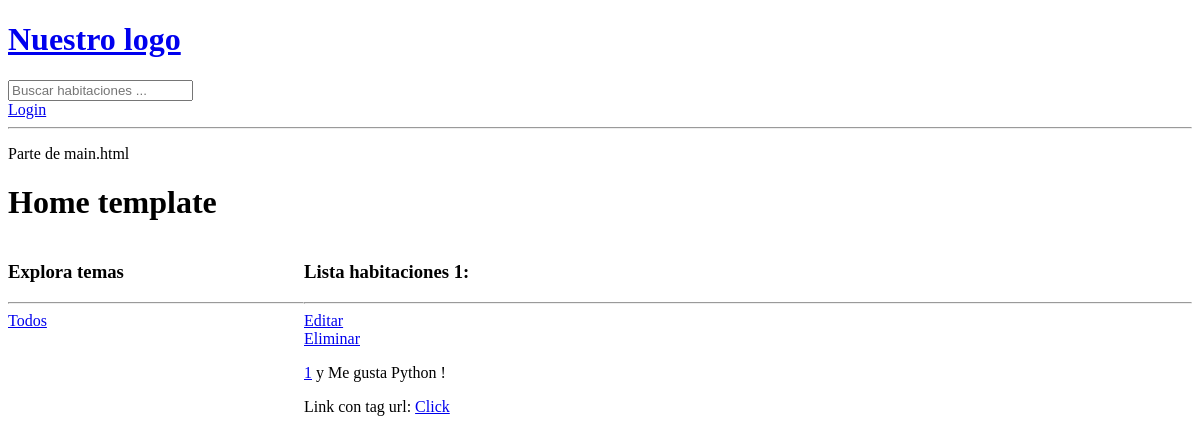
The app's page /, older data.
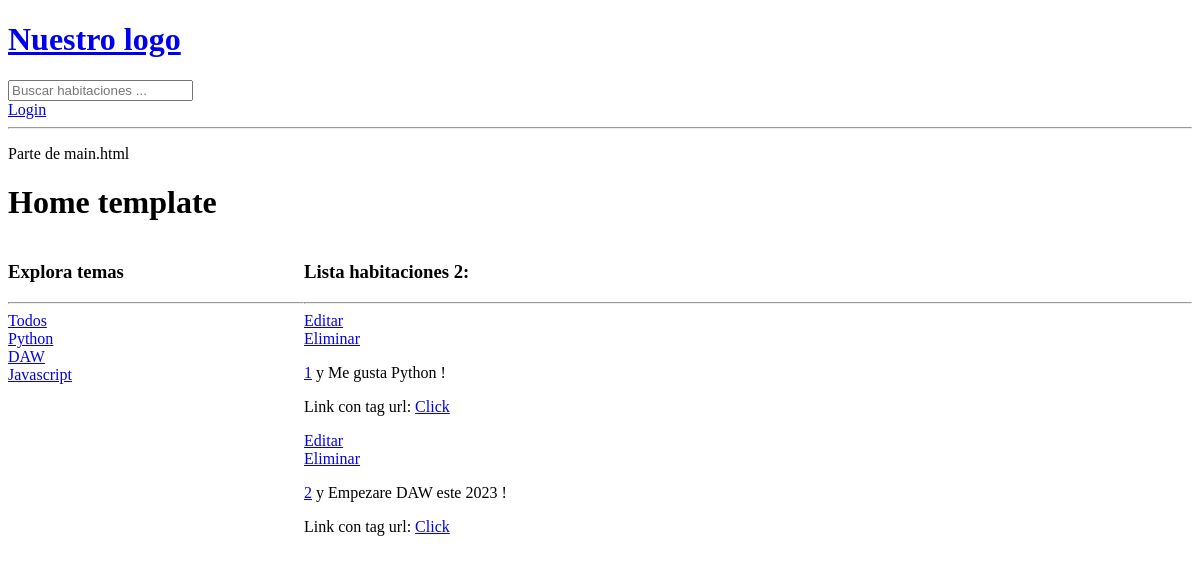
The same page, newer data.
### base/models.py (models this page shows, shortened)
class Habitacion(models.Model):
    host = models.ForeignKey(User, on_delete=models.SET_NULL, null=True)
    tema = models.ForeignKey(Tema, on_delete=models.SET_NULL, null=True)
    nombre = models.CharField(max_length=200)
    descripcion = models.TextField(null=True, blank=True)
    updated = models.DateTimeField(auto_now=True)
    creado = models.DateTimeField(auto_now_add=True) #Este valor solo cambia cuando se INICIA UNA VEZ
    class Meta:
        ordering = ["-updated", "-creado"]

class Tema(models.Model):
    nombre = models.CharField(max_length=200)
    def __str__(self):
        return self.nombre

### base/views.py (the view)
# urls.py: path("", views.home, name="home"),
def home(request):
    if not request.GET.get("q") == None:
        q = request.GET.get("q")
    else:
        q = ""
    temas = Tema.objects.all()
    rooms = Habitacion.objects.filter(Q(tema__nombre__icontains=q) | Q(descripcion__icontains=q) | Q(nombre__icontains=q)) # Q te permite poner varios parametros
    numero_habitaciones = len(rooms)
    contexto = {"rooms": rooms, "temas": temas, "numero_habitaciones": numero_habitaciones}
    return render(request, "home.html", contexto)

### templates/home.html (shortened to what this page needs)
{% extends "main.html" %}
{% block content %}
<h1>Home template</h1>
<div class="contenedor-home">
<div class="explora-temas">
    <h3>Explora temas</h3>
    <hr>
    <a href="{% url 'home' %}">Todos</a><br>
    {% for tema in temas %}
        <a href=" ?q={{tema.nombre}}">{{tema}}</a><br>
    {% endfor %}
</div>
<div class="lista-habitaciones">
    <h3>Lista habitaciones {{numero_habitaciones}}:</h3>
    <hr>
    {% for room in rooms %}
        <a href="update-room/{{room.id}}">Editar</a><br>
        <a href="eliminar-room/{{room.id}}">Eliminar</a><br>
        <p><a href="/room/{{room.id}}">{{room.id}}</a> y {{room.nombre}}</p>
        <p>Link con tag url: <a href="{% url 'room' room.id %}">Click</a></p>
    {% endfor %}
</div>
</div>
{% endblock content %}

### templates/main.html (shortened to what this page needs)
<!DOCTYPE html>
<html lang="en">
<head>
</head>
<body>
    {% include "navbar.html" %}
    <p>Parte de main.html</p>
    {% block content %}
    {% endblock %}
</body>
</html>

### templates/navbar.html
<a href="/">
    <h1>Nuestro logo</h1>
</a>
<form method="GET" action="{% url 'home' %}">
    <input type="text" name="q" placeholder="Buscar habitaciones ...">
</form>
{% if request.user.is_authenticated %}
<a href="logout-page/">Logout</a>
{% else %}
<a href="login-page/">Login</a>
{% endif %}
<hr>

### templates/home.html (style rules this page uses)
.contenedor-home { display: grid; grid-template-columns: 1fr 3fr; }

Row changes from the older to the newer data that the page shows:
added Tema: nombre "Python"
added Tema: nombre "DAW"
added Tema: nombre "Javascript"
added Habitacion: id "2", nombre "Empezare DAW este 2023 !"
Text that changed along with them:
{{ numero_habitaciones }}: "1" → "2"
